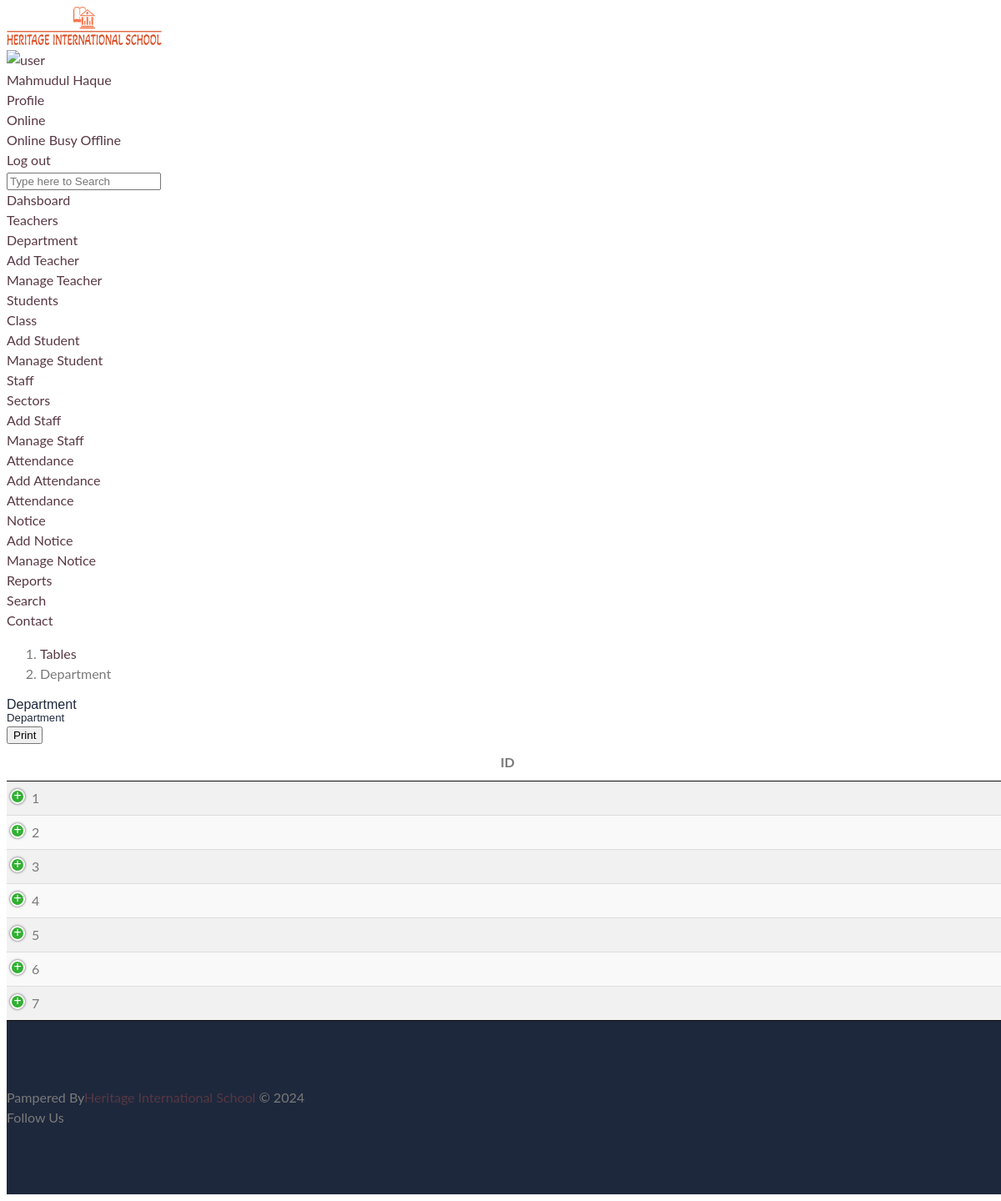
Screenshot of /Admin/department.php (signed in) with the database file from the repository.
### tables this page shows
CREATE TABLE `department` (
  `id` int(11) NOT NULL,
  `department` varchar(100) NOT NULL,
  `creationDate` timestamp NOT NULL DEFAULT current_timestamp() ON UPDATE current_timestamp(),
  `updationDate` timestamp NULL DEFAULT NULL
);

### Admin/department.php (the view, shortened to what this page needs)
<!DOCTYPE html>
<html lang="en">
<head>
    <link href="vendors/datatables.net-dt/css/jquery.dataTables.min.css" rel="stylesheet" type="text/css" />
    <link href="vendors/datatables.net-responsive-dt/css/responsive.dataTables.min.css" rel="stylesheet" type="text/css" />
    <link href="vendors/jquery-toggles/css/toggles.css" rel="stylesheet" type="text/css">
    <link href="vendors/jquery-toggles/css/themes/toggles-light.css" rel="stylesheet" type="text/css">
    <link href="dist/css/style.css" rel="stylesheet" type="text/css">
</head>
<body>
	<div class="hk-wrapper hk-vertical-nav">
        <?php include "parts/top_navbar.php" ?>
        <?php include "parts/vertical_nav.php" ?>
        <div class="hk-pg-wrapper">
            <nav class="hk-breadcrumb" aria-label="breadcrumb">
                <ol class="breadcrumb breadcrumb-light bg-transparent">
                    <li class="breadcrumb-item"><a href="#">Tables</a></li>
                    <li class="breadcrumb-item active" aria-current="page">Department</li>
                </ol>
            </nav>
            <div class="container">
                <div class="hk-pg-header">
                    <h4 class="hk-pg-title"><span class="pg-title-icon"><span class="feather-icon"><i data-feather="database"></i></span></span>Department</h4>
                </div>
                <div class="row">
                    <div class="col-xl-12">
                        <section class="hk-sec-wrapper">
                            <h5 class="hk-sec-title">Department</h5>
                            <div class="row">
                                <div class="col-sm">
                                 <?php
                                    include_once "dbconfig.php";
                                    $sql = $db->query("SELECT * FROM department");
                                 ?>
                                <div class="table-wrap">
                                        <table id="datable_3" class="table table-neon text-default w-100 display">
                                            <thead>
                                                <tr>
                                                    <th>ID</th>
                                                </tr>
                                            </thead>
                                            <tbody>
                                            <?php while($row = $sql->fetch_assoc()){ ?>
                                                <tr>
                                                    <td><?php echo $row['id'] ?></td>
                                                </tr>
                                            <?php } ?>
                                            </tbody>
                                        </table>
                                    </div>
                                </div>
                            </div>
                        </section>
                    </div>
                </div>
            </div>
            <?php include "parts/footer.php" ?>
        </div>
    </div>
</body>
</html>

### rows the page displays
department: id "1"
department: id "2"
department: id "3"
department: id "4"
department: id "5"
department: id "6"
department: id "7"

### other values shown
$_SESSION['name'] "Mahmudul Haque"
